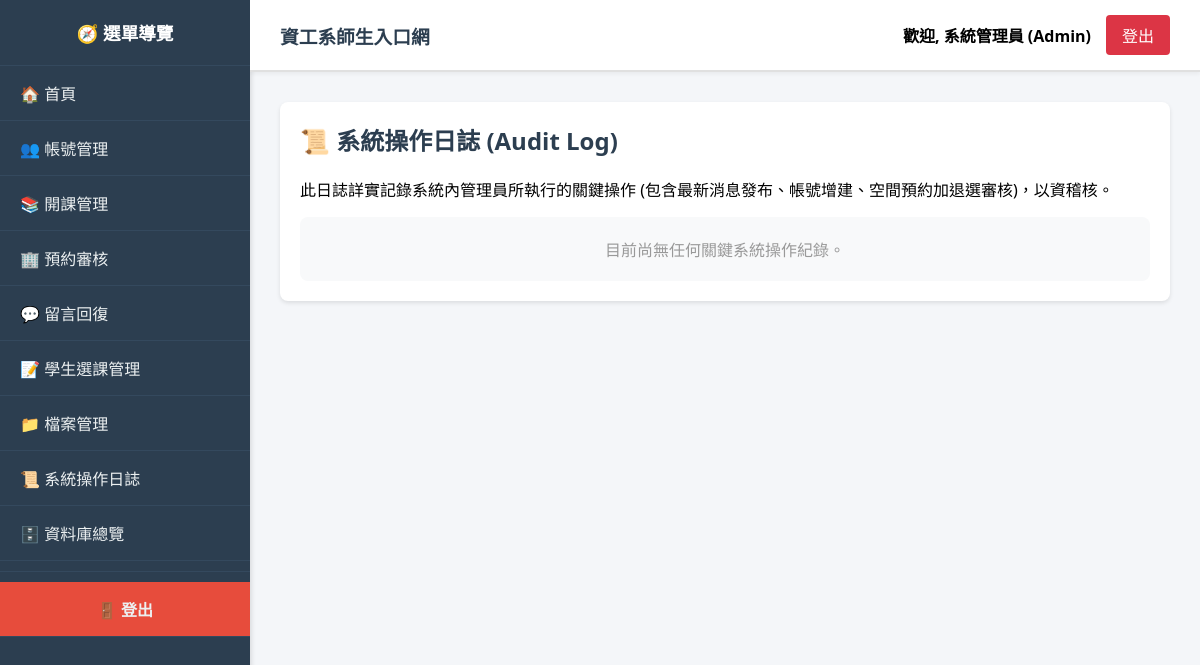
The app's page /index.php?page=admin_logs (signed in), older data.
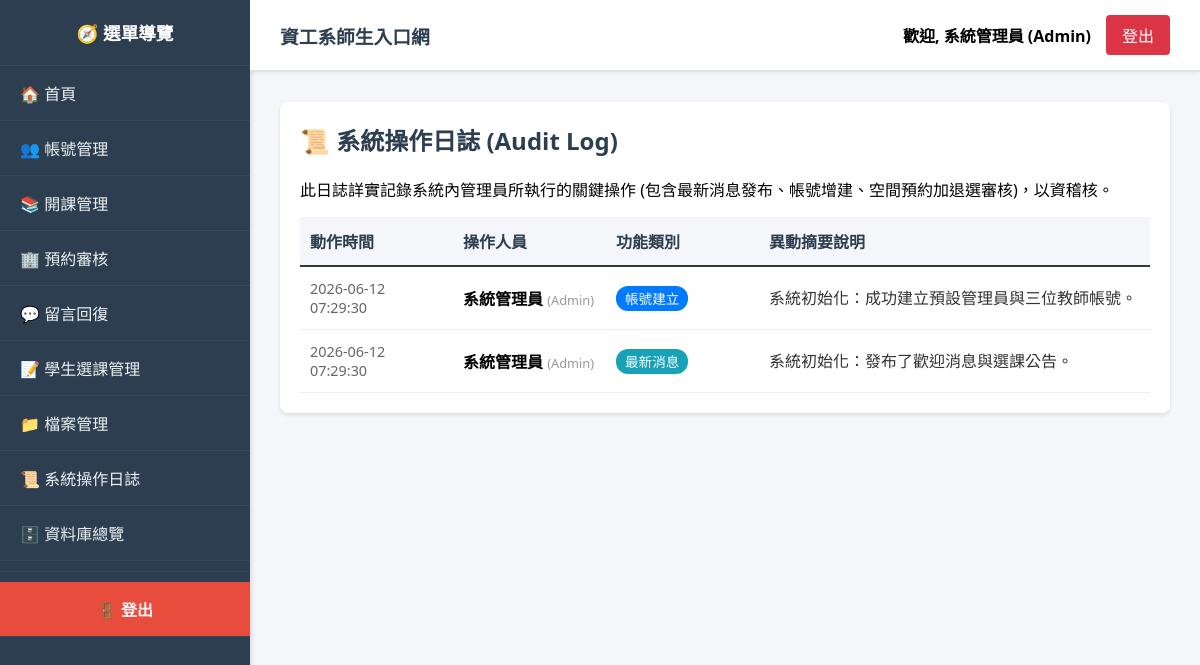
The same page, newer data.
### tables this page shows
CREATE TABLE AdminLogs (
    log_id INT AUTO_INCREMENT PRIMARY KEY,
    user_id INT NOT NULL COMMENT '操作者的 Users.id',
    action_type VARCHAR(50) NOT NULL COMMENT '動作分類 (如：空間審核, 最新消息, 帳號建立)',
    description TEXT NOT NULL COMMENT '異動細節',
    created_at TIMESTAMP DEFAULT CURRENT_TIMESTAMP,
    FOREIGN KEY (user_id) REFERENCES Users(id) ON DELETE CASCADE
);

CREATE TABLE Users (
    id INT AUTO_INCREMENT PRIMARY KEY,
    username VARCHAR(50) NOT NULL UNIQUE,
    password_hash VARCHAR(255) NOT NULL,
    role ENUM('Admin', 'Teacher', 'Student') NOT NULL,
    created_at TIMESTAMP DEFAULT CURRENT_TIMESTAMP
);

### modules/admin/admin_logs.php (the view, shortened to what this page needs)
<div class="card">
    <h2>📜 系統操作日誌 (Audit Log)</h2>
    <p>此日誌詳實記錄系統內管理員所執行的關鍵操作 (包含最新消息發布、帳號增建、空間預約加退選審核)，以資稽核。</p>
    <?php
    if ($_SESSION['role'] != 'Admin') {
        echo "<p style='color:red;'>無權限瀏覽此頁面。</p>";
    } else {
        $logs = $conn->query("
            SELECT l.*, COALESCE(a.name, u.username) AS operator_name, u.role
            FROM AdminLogs l
            JOIN Users u ON l.user_id = u.id
            LEFT JOIN Admins a ON u.id = a.user_id
            ORDER BY l.created_at DESC
            LIMIT 100
        ");
        if ($logs && $logs->num_rows > 0) {
            echo "<table style='width:100%; border-collapse:collapse; text-align:left;'>";
            echo "<tr style='background:#f4f6f9; border-bottom:2px solid #343a40;'>
                    <th style='padding:12px 10px; width:18%;'>動作時間</th>
                    <th style='padding:12px 10px; width:18%;'>操作人員</th>
                    <th style='padding:12px 10px; width:18%;'>功能類別</th>
                    <th style='padding:12px 10px; width:46%;'>異動摘要說明</th>
                  </tr>";
            while ($r = $logs->fetch_assoc()) {
                $type = $r['action_type'];
                $badge_bg = "#6c757d";
                if ($type == '最新消息') $badge_bg = "#17a2b8";
                if ($type == '帳號建立') $badge_bg = "#007bff";
                $badge = "<span style='background:{$badge_bg}; color:#fff; padding:3px 9px; border-radius:12px; font-size:0.85em; font-weight:500;'>{$type}</span>";
                echo "<tr style='border-bottom:1px solid #eee;' onmouseover=\"this.style.background='#f9f9f9'\" onmouseout=\"this.style.background='#fff'\">";
                echo "<td style='padding:12px 10px; color:#666; font-size:0.9em;'>" . $r['created_at'] . "</td>";
                echo "<td style='padding:12px 10px;'><strong>" . htmlspecialchars($r['operator_name']) . "</strong> <span style='font-size:0.8em; color:#999;'>({$r['role']})</span></td>";
                echo "<td style='padding:12px 10px;'>{$badge}</td>";
                echo "<td style='padding:12px 10px; color:#333; line-height:1.4;'>" . htmlspecialchars($r['description']) . "</td>";
                echo "</tr>";
            }
            echo "</table>";
        } else {
            echo "<div style='background:#f8f9fa; padding:20px; text-align:center; color:#999; border-radius:8px;'>目前尚無任何關鍵系統操作紀錄。</div>";
        }
    }
    ?>
</div>

### index.php (shortened to what this page needs)
﻿<?php
require_once 'db_connect.php';
$role = isset($_SESSION['role']) ? $_SESSION['role'] : 'Guest';
$page = isset($_GET['page']) ? $_GET['page'] : 'home';
?>
<!DOCTYPE html>
<html lang="zh-TW">
<head>
    <link rel="stylesheet" href="assets/css/style.css">
</head>
<body>
    <div class="sidebar">
        <h2>🧭 選單導覽</h2>
        <?php
        if ($role == 'Admin') {
            include 'includes/sidebar_admin.php';
        } elseif ($role == 'Teacher') {
            include 'includes/sidebar_teacher.php';
        } elseif ($role == 'Student') {
            include 'includes/sidebar_student.php';
        } else {
            include 'includes/sidebar_public.php';
        }
        ?>
    </div>
    <div class="main-content">
        <?php include 'includes/header.php'; ?>
        <div class="content-area">
            <?php
            if ($page == 'login') {
                include 'login.php';
            } else {
                $module_path = '';
                $page_name = basename($page);
                if (in_array($page_name, ['home', 'faculty', 'labs', 'teacher_detail', 'downloads', 'syllabus_detail'])) {
                    $module_path = 'modules/public/' . $page_name . '.php';
                } else if ($role == 'Admin' && in_array($page_name, ['manage_accounts', 'manage_courses', 'manage_enrollments', 'review_reservations', 'review_messages', 'manage_files', 'view_database', 'admin_logs'])) {
                    $module_path = 'modules/admin/' . $page_name . '.php';
                } else if ($role == 'Teacher' && in_array($page_name, ['profile', 'syllabus', 'grading'])) {
                    $module_path = 'modules/teacher/' . $page_name . '.php';
                } else if ($role == 'Student' && in_array($page_name, ['course_selection', 'my_schedule', 'reservation', 'message'])) {
                    $module_path = 'modules/student/' . $page_name . '.php';
                }
                if ($module_path != '' && file_exists($module_path)) {
                    include $module_path;
                } else {
                    echo "<div class='card' style='border-left: 4px solid #dc3545;'><h2>⚠️ 發生錯誤</h2><p>您請求的頁面不存在，或您沒有權限瀏覽此頁面。</p></div>";
                }
            }
            ?>
        </div>
    </div>
</body>
</html>

### includes/sidebar_admin.php
<a href="index.php?page=home">🏠 首頁</a>
<a href="index.php?page=manage_accounts">👥 帳號管理</a>
<a href="index.php?page=manage_courses">📚 開課管理</a>
<a href="index.php?page=review_reservations">🏢 預約審核</a>
<a href="index.php?page=review_messages">💬 留言回復</a>
<a href="index.php?page=manage_enrollments">📝 學生選課管理</a>
<a href="index.php?page=manage_files">📁 檔案管理</a>
<a href="index.php?page=admin_logs">📜 系統操作日誌</a>
<a href="index.php?page=view_database">🗄️ 資料庫總覽</a>
<hr style="margin: 10px 0; border: none; border-top: 1px solid #34495e;">
<a href="logout.php" style="background-color: #e74c3c; text-align: center; font-weight: bold;">🚪 登出</a>

### includes/header.php
<div class="header">
    <div style="flex: 1;">
        <h3 style="margin: 0;">資工系師生入口網</h3>
    </div>
    <div style="display: flex; gap: 15px; align-items: center;">
        <?php if(isset($_SESSION['user_id'])): ?>
            <?php
                $display_name = $_SESSION['username'];
                if(isset($conn)) {
                    $uid = intval($_SESSION['user_id']);
                    $role_type = $_SESSION['role'];
                    $table = '';
                    if($role_type == 'Admin') $table = 'Admins';
                    elseif($role_type == 'Teacher') $table = 'Teachers';
                    elseif($role_type == 'Student') $table = 'Students';
                    if($table) {
                        $name_query = $conn->query("SELECT name FROM $table WHERE user_id = $uid");
                        if($name_query && $n_row = $name_query->fetch_assoc()) {
                            $display_name = $n_row['name'];
                        }
                    }
                }
            ?>
            <span style="font-weight: bold;">歡迎, <?php echo htmlspecialchars($display_name); ?>
            (<?php echo htmlspecialchars($_SESSION['role']); ?>)</span>
            <a href="logout.php" class="btn" style="margin: 0; background: #dc3545;">登出</a>
        <?php else: ?>
            <a href="index.php?page=login" class="btn" style="margin: 0;">系統登入</a>
        <?php endif; ?>
    </div>
</div>

### assets/css/style.css (style rules this page uses)
.sidebar { width: 250px; background-color: #2c3e50; color: #fff; display: flex; flex-direction: column; overflow-y: auto; box-shadow: 2px 0 4px rgba(0,0,0,0.1); }
.sidebar h2 { text-align: center; padding: 20px 0; border-bottom: 1px solid #34495e; margin: 0; font-size: 1.1rem; font-weight: 600; }
.sidebar a { padding: 15px 20px; color: #ecf0f1; text-decoration: none; border-bottom: 1px solid #34495e; display: block; transition: all 0.3s ease; font-weight: 500; }
.main-content { flex: 1; display: flex; flex-direction: column; overflow: hidden; }
.header { background-color: #fff; padding: 15px 30px; border-bottom: 2px solid #e0e0e0; display: flex; justify-content: space-between; align-items: center; flex-wrap: wrap; gap: 20px; box-shadow: 0 2px 4px rgba(0,0,0,0.05); }
.header h3 { margin: 0; color: #2c3e50; }
.content-area { padding: 30px; overflow-y: auto; flex: 1; }
.card { background: #fff; border-radius: 8px; padding: 20px; box-shadow: 0 2px 4px rgba(0,0,0,0.1); margin-bottom: 20px; }
.card h2 { margin-top: 0; color: #2c3e50; }
button, .btn { padding: 8px 16px; background: #007bff; color: white; border: none; border-radius: 4px; cursor: pointer; text-decoration: none; display: inline-block; transition: all 0.3s ease; font-weight: 500; }
table { border-collapse: collapse; width: 100%; }
table tr { border-bottom: 1px solid #e0e0e0; }
table th, table td { padding: 12px 10px; text-align: left; }
table th { background-color: #f4f6f9; font-weight: 600; color: #2c3e50; }
hr { border: none; border-top: 1px solid #e0e0e0; margin: 20px 0; }

Row changes from the older to the newer data that the page shows:
added adminlogs: created_at "2026-06-12 07:29:30", operator_name "系統管理員", user.role "Admin", action_type "帳號建立", description "系統初始化：成功建立預設管理員與三位教師帳號。"
added adminlogs: created_at "2026-06-12 07:29:30", operator_name "系統管理員", user.role "Admin", action_type "最新消息", description "系統初始化：發布了歡迎消息與選課公告。"
Text that changed along with them:
text no longer shown: "目前尚無任何關鍵系統操作紀錄。"
text now shown: "動作時間 操作人員 功能類別 異動摘要說明"
